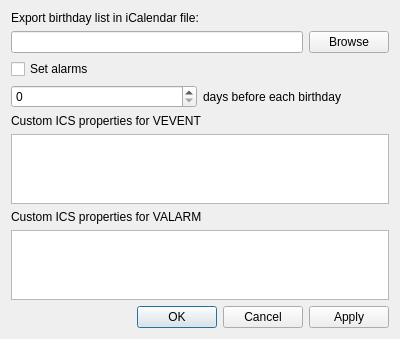
<?xml version="1.0" encoding="UTF-8"?>
<ui version="4.0">
 <class>Dialog</class>
 <widget class="QDialog" name="Dialog">
  <property name="geometry">
   <rect>
    <x>0</x>
    <y>0</y>
    <width>400</width>
    <height>300</height>
   </rect>
  </property>
  <property name="windowTitle">
   <string>ICS export configuration</string>
  </property>
  <layout class="QVBoxLayout" name="verticalLayout">
   <item>
    <widget class="QLabel" name="filePathLabel">
     <property name="text">
      <string>Export birthday list in iCalendar file:</string>
     </property>
    </widget>
   </item>
   <item>
    <layout class="QHBoxLayout" name="filePathLayout">
     <item>
      <widget class="QLineEdit" name="filePathEdit"/>
     </item>
     <item>
      <widget class="QPushButton" name="filePathButton">
       <property name="text">
        <string>Browse</string>
       </property>
      </widget>
     </item>
    </layout>
   </item>
   <item>
    <widget class="QCheckBox" name="alarmsCheckBox">
     <property name="text">
      <string>Set alarms</string>
     </property>
    </widget>
   </item>
   <item>
    <layout class="QHBoxLayout" name="alarmsDelayLayout">
     <item>
      <widget class="QSpinBox" name="alarmsDelaySpinBox">
       <property name="suffix">
        <string/>
       </property>
      </widget>
     </item>
     <item>
      <widget class="QLabel" name="alarmsDelayLabel">
       <property name="text">
        <string>days before each birthday</string>
       </property>
      </widget>
     </item>
    </layout>
   </item>
   <item>
    <widget class="QLabel" name="customVeventLabel">
     <property name="text">
      <string>Custom ICS properties for VEVENT</string>
     </property>
    </widget>
   </item>
   <item>
    <widget class="QPlainTextEdit" name="customVeventTextEdit"/>
   </item>
   <item>
    <widget class="QLabel" name="customValarmLabel">
     <property name="text">
      <string>Custom ICS properties for VALARM</string>
     </property>
    </widget>
   </item>
   <item>
    <widget class="QPlainTextEdit" name="customValarmTextEdit"/>
   </item>
   <item>
    <widget class="QDialogButtonBox" name="buttonBox">
     <property name="orientation">
      <enum>Qt::Horizontal</enum>
     </property>
     <property name="standardButtons">
      <set>QDialogButtonBox::Apply|QDialogButtonBox::Cancel|QDialogButtonBox::Ok</set>
     </property>
    </widget>
   </item>
  </layout>
 </widget>
 <resources/>
 <connections>
  <connection>
   <sender>buttonBox</sender>
   <signal>accepted()</signal>
   <receiver>Dialog</receiver>
   <slot>accept()</slot>
   <hints>
    <hint type="sourcelabel">
     <x>248</x>
     <y>254</y>
    </hint>
    <hint type="destinationlabel">
     <x>157</x>
     <y>274</y>
    </hint>
   </hints>
  </connection>
  <connection>
   <sender>buttonBox</sender>
   <signal>rejected()</signal>
   <receiver>Dialog</receiver>
   <slot>reject()</slot>
   <hints>
    <hint type="sourcelabel">
     <x>316</x>
     <y>260</y>
    </hint>
    <hint type="destinationlabel">
     <x>286</x>
     <y>274</y>
    </hint>
   </hints>
  </connection>
 </connections>
</ui>
